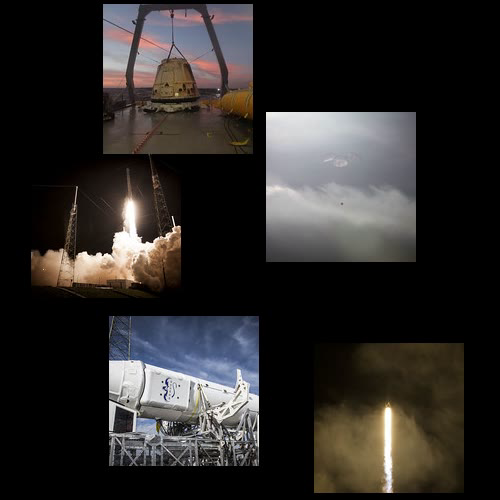
#> input picture framesnap.png, 500 x 500 px; its folder holds only this picture in this run
$ python collager.py
#> lines starting #> are read from the running program, lines starting #| are printed output that depends on the picture; after the words box and inside, x2 and y2 are one past the last pixel; in counts of white or black regions, pixels touching at a corner belong together
#!/usr/bin/env python
# encoding: utf-8

# MIT License
# Copyright (c) 2019 Ben Conrad
# Permission is hereby granted, free of charge, to any person obtaining a copy of this software and associated documentation files (the "Software"), to deal in the Software without restriction, including without limitation the rights to use, copy, modify, merge, publish, distribute, sublicense, and/or sell copies of the Software, and to permit persons to whom the Software is furnished to do so, subject to the following conditions:
# The above copyright notice and this permission notice shall be included in all copies or substantial portions of the Software.
# THE SOFTWARE IS PROVIDED "AS IS", WITHOUT WARRANTY OF ANY KIND, EXPRESS OR IMPLIED, INCLUDING BUT NOT LIMITED TO THE WARRANTIES OF MERCHANTABILITY, FITNESS FOR A PARTICULAR PURPOSE AND NONINFRINGEMENT. IN NO EVENT SHALL THE AUTHORS OR COPYRIGHT HOLDERS BE LIABLE FOR ANY CLAIM, DAMAGES OR OTHER LIABILITY, WHETHER IN AN ACTION OF CONTRACT, TORT OR OTHERWISE, ARISING FROM, OUT OF OR IN CONNECTION WITH THE SOFTWARE OR THE USE OR OTHER DEALINGS IN THE SOFTWARE.

import glob
import cv2
import numpy
import sys
import re

def bakSum( bak, img ):
    mins = 1e11
    retr = 0
    retc = 0
    for itry in range(0,50):
        r = numpy.random.randint(0, padrow)
        c = numpy.random.randint(0, padcol)
        s = bak[r:(r+img.shape[0]),c:(c+img.shape[1])].sum()
        # print('r{}c{} = {} <? {}'.format(r,c,s, mins))
        if s < mins:
            mins = s
            retr = r
            retc = c
    return (retr,retc)

#default args
pdir = '.' #picture directory
overscale = 1
outcol = 1920*overscale #output video horizontal size
outrow = 1080*overscale #output video vertical size
secPerFrame = 10;
frac = 0.5 #size of an individaul picture relative to overall video size

print( sys.argv )

if  1 < len(sys.argv):
    pdir = sys.argv[1]
if  2 < len(sys.argv):
    outcol = int(sys.argv[2])
if  3 < len(sys.argv):
    outrow = int(sys.argv[3])
if  4 < len(sys.argv):
    secPerFrame = float(sys.argv[4])
if  5 < len(sys.argv):
    frac = float(sys.argv[5])

jpg = glob.glob('{}/*.jpg'.format(pdir))
JPG = glob.glob('{}/*.JPG'.format(pdir))
bmp = glob.glob('{}/*.bmp'.format(pdir))
BMP = glob.glob('{}/*.BMP'.format(pdir))
png = glob.glob('{}/*.png'.format(pdir))
PNG = glob.glob('{}/*.PNG'.format(pdir))
imgList = jpg + JPG + bmp + BMP + png + PNG

if len(imgList) == 0:
    print(sys.argv)
    print('collager.py stacks images found in the given directory into a slideshow.\nGiven insufficient arguments, use\n>>python collager.py directory width height secPerFrame pictureSizeFactor')
    exit()

print('>>python imageStacking.py {} {} {} {} {}'.format(pdir, outcol, outrow, secPerFrame, frac ))
print('Loading {} images from {}'.format(len(imgList), pdir))

imgList = sorted( imgList ) # default sort is alphabetical
# [4 lines of commented-out code are left out]

fps = float(1.0/secPerFrame)
subcol = outcol * frac
subrow = outrow * frac
padcol = outcol - subcol
padrow = outrow - subrow
print('resize: padrow{} padcol{}'.format( padrow, padcol ))
sr = float(subrow)/float(subcol)
print('resize: subrow{} subcol{} sr{}'.format( subrow, subcol, sr ))

#choose video encoder
# fourcc = cv2.VideoWriter_fourcc(*'XVID')
fourcc = cv2.VideoWriter_fourcc(*'MJPG')
vid = cv2.VideoWriter( 'collager.avi', fourcc,  fps, (outcol,outrow) )

cnv = numpy.zeros( (outrow, outcol, 3), dtype=numpy.uint8 )
bak = numpy.zeros( (outrow, outcol, 1), dtype=numpy.uint8 )
cnt = 0

allrow = numpy.arange( 0, padrow ) #permissible row shifts
allcol = numpy.arange( 0, padcol )
prerow = []
precol = []

for imgName in imgList:
    # if 50 < cnt:
        # break

    cnt = cnt+1

    img = cv2.imread(imgName)
#> img is the input picture: shape (500, 500, 3); mean B, G, R 40.3, 41.9, 44.6

    ar = float(img.shape[0])/float(img.shape[1]) #== rows / cols, portrait == rows > cols, ar > 1
#> ar = 1
    print('{} of {}: opened {} with size rows{},cols{},depth{},ar{}'.format( cnt, len(imgList), imgName, img.shape[0], img.shape[1], img.shape[2], ar ) )
#| 1 of 2: opened ./framesnap.png with size rows500,cols500,depth3,ar1.0

    #if we resize the image to so that img.row == subrow, is imgcol > subcol, that subcol is limiting?
    limcol = round(subrow/ar);
#> limcol = 540
    limrow = round(subcol*ar);
#> limrow = 960
    # print('resizing: limrow{} limcol{}'.format(limrow,limcol))
    if ar < sr: #img is landscape
        # print('limited by row, resize to row{} col{} r{}'.format(limrow,subcol, limrow/subcol))
        img = cv2.resize( img, (int(subcol), int(limrow)) )
    else: #img is portrait
        # print('limited by col, resize to row{} col{} r{}'.format(subrow,limcol, subrow/limcol))
        img = cv2.resize( img, (int(limcol), int(subrow)) )
#> img: shape (540, 540, 3)

    r,c = bakSum( bak, img)
#> the loop in bakSum, `for itry in range(0,50):` made 50 passes
#> mins on pass 1: 0
#> after the loop in bakSum, `for itry in range(0,50):`: mins = 0; retc = 835; retr = 192
#> r = 192; c = 835
#> bak: shape (1080, 1920, 1); every value is 0

    cnv[int(r):int(r+img.shape[0]), int(c):int(c+img.shape[1])] = img
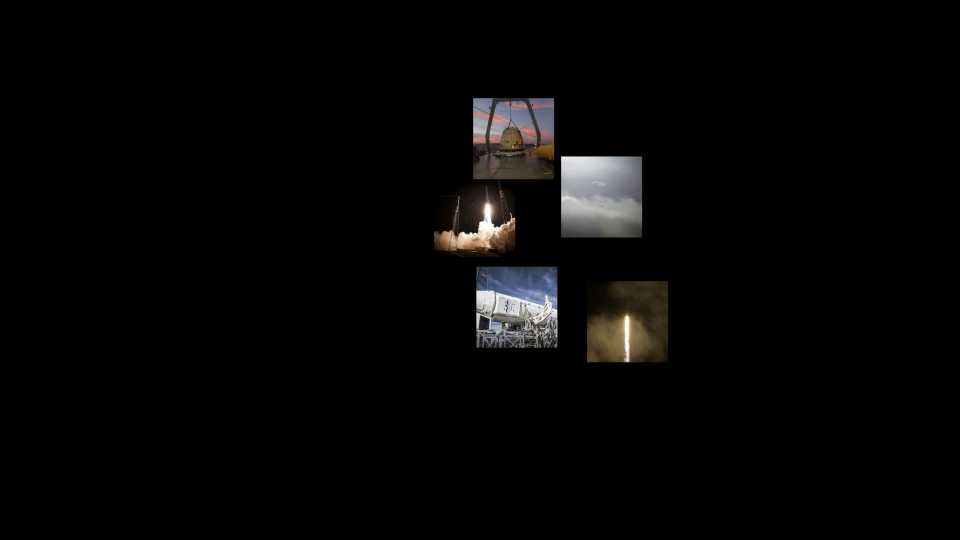
#> cnv: shape (1080, 1920, 3) (shown at 1/2 size); mean B, G, R 5.7, 5.9, 6.3
    bak[r:(r+img.shape[0]),c:(c+img.shape[1])] = numpy.add(bak[r:(r+img.shape[0]),c:(c+img.shape[1])], 1)
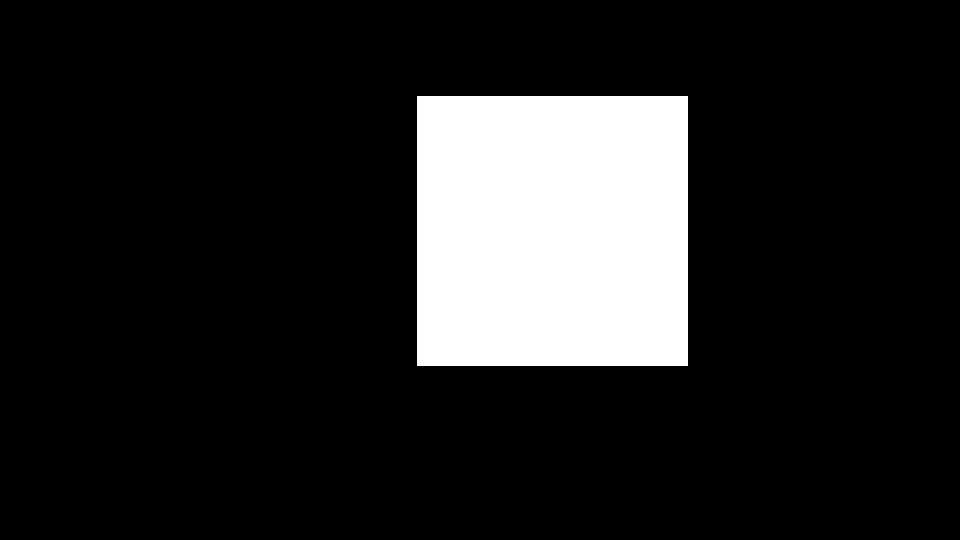
#> bak: shape (1080, 1920, 1) (shown at 1/2 size); values 0 (black) and 1 (white), 14.1% white; 1 white region, box (x1, y1, x2, y2) and area: (835, 192, 1375, 732) 291600

    prerow.append(r)
    precol.append(c)
    if 10 < len(prerow):
        prerow = prerow[ len(prerow)-10: ]
        precol = precol[ len(precol)-10: ]
    vid.write( cnv )

vid.write( cnv ) #rewrite last frame to ensure it isn't clipped
cv2.destroyAllWindows()
vid.release()
